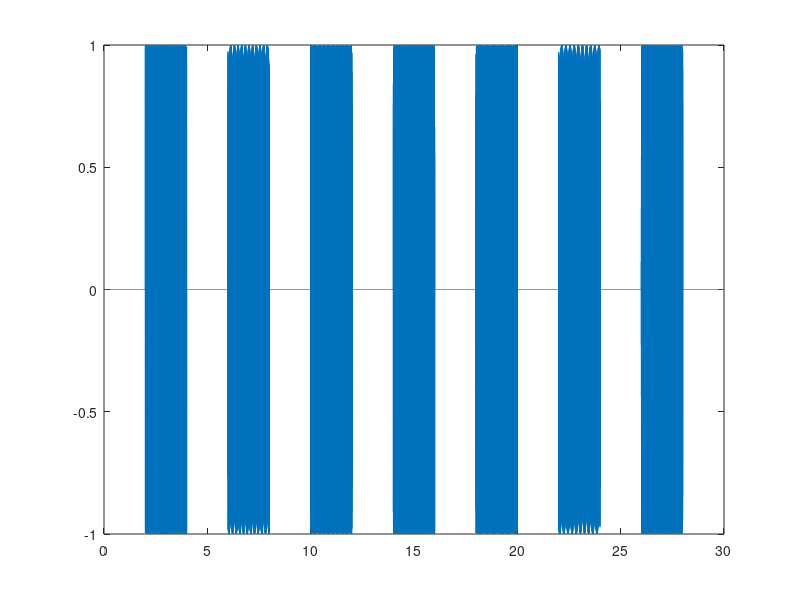
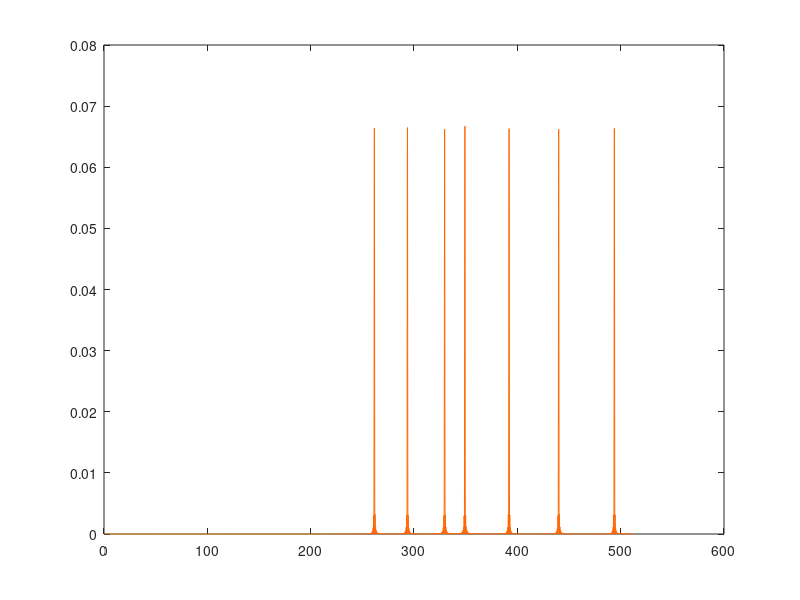
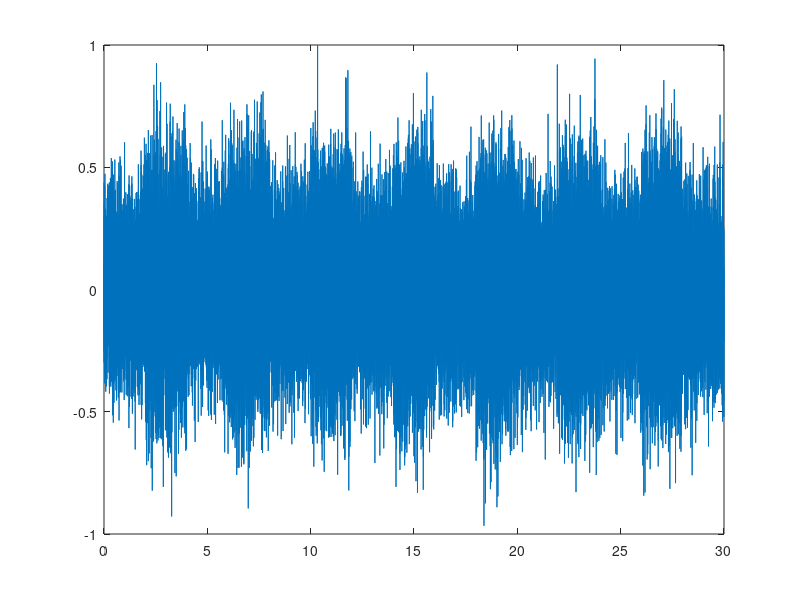
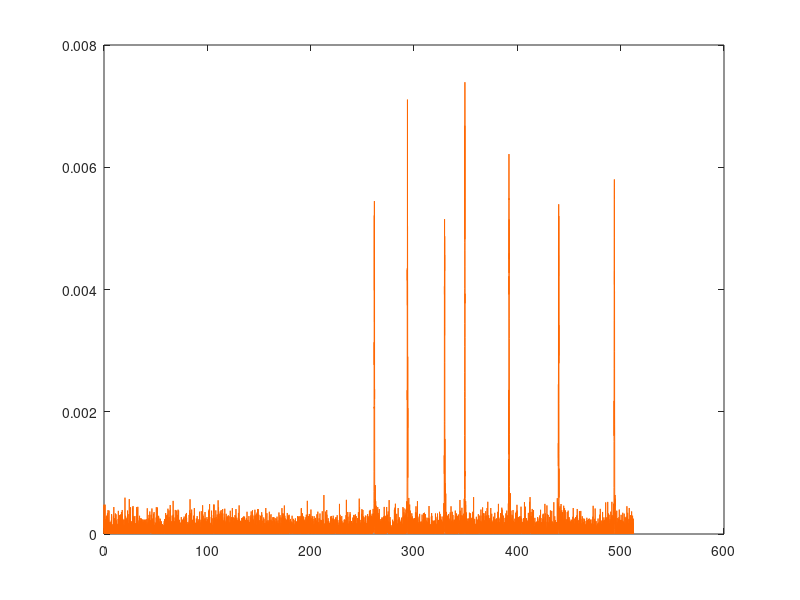

These charts were generated, in order, by the following MATLAB code:
pkg load signal
pkg load communications

% Моделирование звуковых сигналов
clear all; % Очистка памяти
close all; % Закрытие всех окон с графиками
clc; % Очистка окна команд и сообщений
fontSize=10; % Размер шрифта графиков
fontType=''; % Тип шрифта графиков
% Цвет графиков
tColor=[0,0.447,0.741]; % Временная область
tColorLight=[0.3 0.7 0.9]; % Временная область
Color0=[1 0 0]; % Эталонные сигналы
fColor=[1 0.4 0]; % Частотная область
eColor=[0.85 0.325 0.098]; % Погрешности
eColorLight=[0.9 0.9 0.4]; % Погрешности
eColorDark=[0.635 0.078 0.184]; % Погрешности

fd=1025; % Частота дискретизации
Td=1/fd; % Период дискретизации
snrSound=3; % Уровень шума, дБ
% Длительности нот
t01=0:Td:.03-Td; % 0.03 с
t05=0:Td:.5-Td; % 0.5 с
t07=0:Td:.7-Td; % 0.7 с
t09=0:Td:.9-Td; % 0.9 с
t10=0:Td:2-Td; % 1.0 с
t15=0:Td:1.5-Td; % 1.5 с
t30=0:Td:3-Td; % 3.0 с
% Определение обозначений для нот
Z_t10(1:length(t10))=0; % пауза 1 с
Z_t_cust(1:length(t01))=0; % пауза 0.03 с
% Частоты нот первой октавы
A4=440.000; % частота ноты ЛЯ,Гц
C4=A4*2^ (-9/12); % частота ноты ДО,Гц
D4=A4*2^ (-7/12); % частота ноты РЕ,Гц
D4d=A4*2^ (-6/12); % частота ноты РЕ#,Гц
E4=A4*2^ (-5/12); % частота ноты МИ,Гц
F4=A4*2^ (-4/12); % частота ноты ФА,Гц
G4=A4*2^ (-2/12); % частота ноты СОЛЬ,Гц
A4=A4*2^ ( 0/12); % частота ноты ЛЯ,Гц
B4=A4*2^ ( 2/12); % частота ноты СИ,Гц

getNote = @(frq,dur) sin(2*pi* dur * frq);%(440*2.^((frq-1)/12)));

% Формирование нотной последовательности
gamma_notes=[Z_t10,getNote(C4,t10),Z_t10,getNote(D4,t10),Z_t10,...
getNote(E4,t10),Z_t10,getNote(F4,t10),Z_t10,getNote(G4,t10),...
Z_t10,getNote(A4,t10),Z_t10,getNote(B4,t10),Z_t10];
T_gamma=length(gamma_notes); % Длительность музыкального ряда
% Формирование сигнала нотной последовательности во временной области
xtime=linspace(0,T_gamma/fd,T_gamma); % Область определения
% Формирование графика
figure; plot(xtime,gamma_notes,'Color',tColor);
saveas(gcf,'figure_0','epsc')
set(get(gcf,'CurrentAxes'),'FontSize',fontSize); % Изменение шрифта
title({'\rm Звуковой ряд первой октавы'}); % Заголовок
xlabel ('Время,\it nT_д\rm,с'); % Надпись оси абсцисс
ylabel('Уровень громкости'); % Надпись оси ординат
yticks([]); % Нет значений на оси ординат

% Формирование спектра мощности
[fpNotes,freq]=periodogram(gamma_notes,rectwin(length(gamma_notes)),...
length(gamma_notes),fd,'power'); % Формирование значений
% Формирование графика
figure; plot(freq,fpNotes,'Color',fColor);
saveas(gcf,'figure_1','epsc')
set(get(gcf,'CurrentAxes'),'FontSize',fontSize); % Изменение шрифта
title({'\rm Спектр мощности звукового ряда первой октавы'}); % Заголовок
xlabel('Частота,\it f\rm,Гц'); % Надпись оси абсцисс
ylabel('Мощность'); % Надпись оси ординат
yticks([]); % Нет значений на оси ординаn

% Проигрывание гаммы
% sound(gamma_notes,fd); <===================================== MUSIC
% % Запись мелодии в WAV-файл
audiowrite('gamma.wav',gamma_notes,fd);
disp('Нажмите любую клавишу для продолжения...');
pause; % Пауза перед следующей мелодией


close all; % Закрытие всех окон с графиками
% Формирование шума нотной последовательности
ngamma_notes=awgn(gamma_notes,snrSound);
ngamma_notes=ngamma_notes/max(ngamma_notes);
% Формирование графика
figure; plot(xtime,ngamma_notes,'Color',tColor);
saveas(gcf,'figure_2','epsc')
set(get(gcf,'CurrentAxes'),'FontSize',fontSize); % Изменение шрифта
title({'\rm Зашумленный звуковой ряд'}); % Заголовок
xlabel ('Время,\it nT_д\rm,с'); % Надпись оси абсцисс
ylabel('Уровень громкости'); % Надпись оси ординат
yticks([]); % Нет значений на оси ординат

% Формирование спектра мощности
[fpnNotes,freq]=periodogram(ngamma_notes,rectwin(length(ngamma_notes)),...
length(ngamma_notes),fd,'power'); % Формирование значений
% Формирование графика
figure; plot(freq,fpnNotes,'Color',fColor);
saveas(gcf,'figure_3','epsc')
set(get(gcf,'CurrentAxes'),'FontSize',fontSize); % Изменение шрифта
title({'\rm Спектр мощности зашумленного звукового ряда'}); % Заголовок
xlabel('Частота,\it f\rm,Гц'); % Надпись оси абсцисс
ylabel('Мощность'); % Надпись оси ординат
yticks([]); % Нет значений на оси ординат

% Формирование спектрограммы звукового ряда
%figure; spectrogram(ngamma_notes,256,0,[],fd);
figure; specgram(ngamma_notes,256,fd);
saveas(gcf,'figure_4','epsc');
set(get(gcf,'CurrentAxes'),'FontSize',fontSize); % Изменение шрифта
title({'\rm Спектрограмма зашумленного звукового ряда'}); % Заголовок

% Проигрывание гаммы
% sound(ngamma_notes,fd); <===================================== MUSIC
% Запись мелодии в WAV-файл
audiowrite('ngamma.wav',ngamma_notes,fd);
disp('Нажмите любую клавишу для продолжения...');
pause; % Пауза перед следующей мелодией
close all;
% Формирование массива-мелодии "В траве сидел кузнечик"
sw_notes=[getNote(A4,t05), Z_t_cust,getNote(E4,t05), Z_t_cust,getNote(A4,t05), Z_t_cust,getNote(E4,t05), Z_t_cust,...
getNote(A4,t05), Z_t_cust,... % Ля Ми Ля Ми Ля
getNote(G4,t05), Z_t_cust,getNote(G4,t05), Z_t_cust,getNote(G4,t05), Z_t_cust,getNote(A4,t05), Z_t_cust,...
getNote(G4,t05), Z_t_cust,getNote(A4,t05), Z_t_cust,getNote(G4,t05), Z_t_cust,... % Соль х3 - Ми - Соль - Ми - Соль
getNote(A4,t05), Z_t_cust,getNote(A4,t05), Z_t_cust,getNote(A4,t05), Z_t_cust,getNote(E4,t05), Z_t_cust,... % Ля х3 - Ми
getNote(A4,t05), Z_t_cust,getNote(E4,t05), Z_t_cust,getNote(A4,t05), Z_t_cust,... % Ля Ми Ля
getNote(G4,t05), Z_t_cust,getNote(A4,t05), Z_t_cust,getNote(G4,t05), Z_t_cust,... % Соль х3 - Ми - Соль - Ми - Соль
getNote(A4,t05), Z_t_cust,getNote(A4,t05), Z_t_cust,getNote(B4,t05), Z_t_cust,getNote(B4,t05), Z_t_cust,...
getNote(B4,t05), Z_t_cust,getNote(B4,t05), Z_t_cust,... % Ля х2 - Си х4
getNote(C4,t05), Z_t_cust, getNote(C4,t05), Z_t_cust,...
getNote(C4,t05), Z_t_cust, getNote(C4,t05), Z_t_cust,...
getNote(C4,t05), Z_t_cust, getNote(C4,t05), Z_t_cust,... % До х6
getNote(B4,t05), Z_t_cust, getNote(A4,t05), Z_t_cust,...
Z_t_cust,getNote(G4,t05), getNote(A4,t05), Z_t_cust,...
getNote(A4,t05), Z_t_cust, getNote(A4,t05), Z_t_cust,... 
getNote(A4,t05), Z_t_cust,...% Си - Ля - Си х5
getNote(C4,t05), Z_t_cust, getNote(C4,t05), Z_t_cust,...
getNote(C4,t05), Z_t_cust, getNote(C4,t05), Z_t_cust,...
getNote(C4,t05), Z_t_cust, getNote(C4,t05), Z_t_cust,... % До х6
];

figure; specgram(sw_notes,256,fd);
saveas(gcf,'figure_5','epsc');
set(get(gcf,'CurrentAxes'),'FontSize',fontSize);

% Проигрывание мелодии
sound(sw_notes,fd); %<===================================== MUSIC
% Запись мелодии в WAV-файл
audiowrite('melody.wav',sw_notes,fd);

